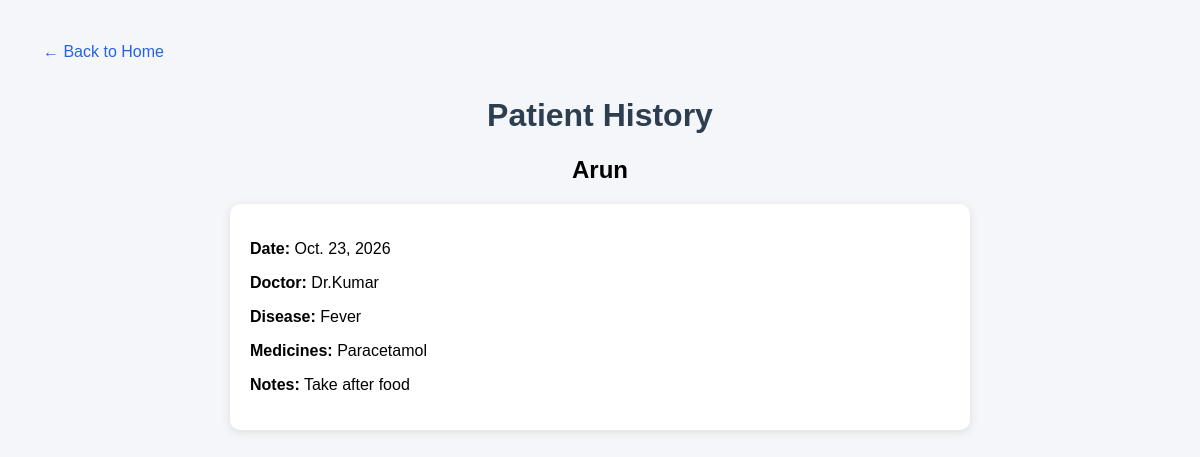
The app's page /patient-history/Arun/ (signed in) with its own data.
### prescriptions/models.py (models this page shows, shortened)
class Prescription(models.Model):
    patient_name = models.CharField(max_length=100)
    patient = models.ForeignKey(
    Patient,
    on_delete=models.CASCADE,
    null=True,
    blank=True
)
    doctor_name = models.CharField(max_length=100)
    disease = models.CharField(max_length=200)
    prescription_date = models.DateField()
    medicines = models.TextField()
    notes = models.TextField(blank=True)

### prescriptions/views.py (the view)
# urls.py: path('patient-history/<str:patient_name>/', views.patient_history, name='patient_history'),
@login_required(login_url='login')
def patient_history(request, patient_name):
    prescriptions = Prescription.objects.filter(
        patient_name__iexact=patient_name
    ).order_by('-prescription_date')
    return render(request, 'prescriptions/patient_history.html', {
        'patient_name': patient_name,
        'prescriptions': prescriptions
    })

### prescriptions/templates/prescriptions/patient_history.html (shortened to what this page needs)
<!DOCTYPE html>
<html lang="en">
<head>
</head>
<body>
    <a class="back" href="{% url 'home' %}">← Back to Home</a>
    <h1>Patient History</h1>
    <h2 style="text-align:center;">{{ patient_name }}</h2>
    {% for prescription in prescriptions %}
        <div class="card">
            <p><strong>Date:</strong> {{ prescription.prescription_date }}</p>
            <p><strong>Doctor:</strong> {{ prescription.doctor_name }}</p>
            <p><strong>Disease:</strong> {{ prescription.disease }}</p>
            <p><strong>Medicines:</strong> {{ prescription.medicines }}</p>
            <p><strong>Notes:</strong> {{ prescription.notes|default:"No notes" }}</p>
        </div>
    {% empty %}
        <p style="text-align:center;">No prescription history found.</p>
    {% endfor %}
</body>
</html>

### prescriptions/templates/prescriptions/patient_history.html (style rules this page uses)
body { font-family: Arial, sans-serif; background: #f4f6f9; padding: 20px; }
h1 { text-align: center; color: #2c3e50; }
.card { background: white; padding: 20px; margin: 15px auto; max-width: 700px; border-radius: 10px; box-shadow: 0 2px 8px #ddd; }
.back { display: inline-block; margin: 15px; color: #2563eb; text-decoration: none; }

### records on screen
Prescription: patient_name "Arun", prescription_date "Oct. 23, 2026", doctor_name "Dr.Kumar", disease "Fever", medicines "Paracetamol", notes "Take after food"
